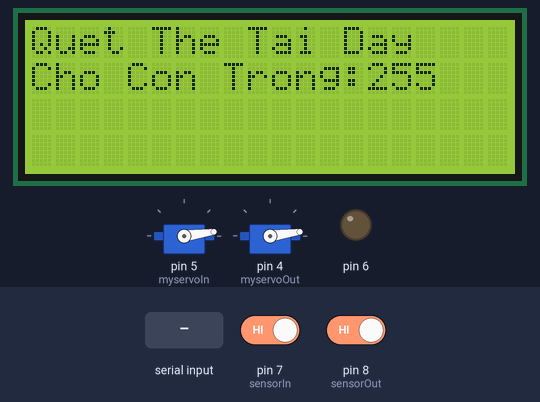
This sketch was run on a simulated Arduino Uno, built with avr-gcc and run on an emulated ATmega328P. Shown: 20×4 character LCD, 2 × servo, output pins drawn as LEDs (lit = HIGH). Inputs (shaded band) come from the test bench; at power-on: pin 7 (sensorIn) HIGH, pin 8 (sensorOut) HIGH. Pins used as bus, display or sensor lines are not drawn; what the sketch prints to the serial monitor is not drawn.

Above: at 1.3 s.
1.4 s: "*\n" received over the second serial link
At 2.4 s:
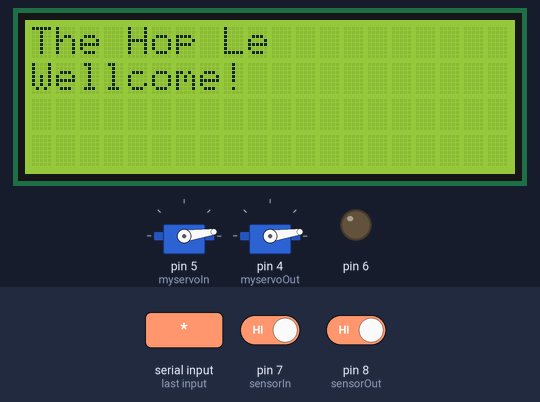
3.1 s: ")\n" received over the second serial link
At 4.1 s:
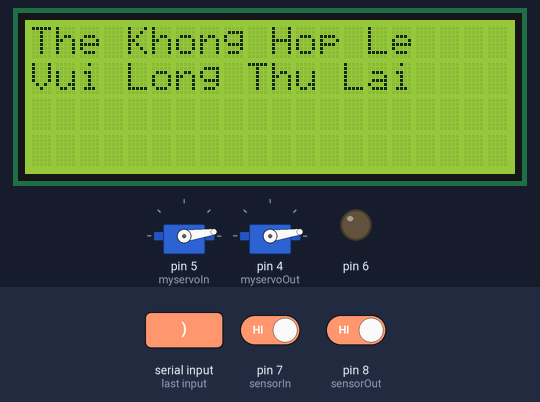
4.8 s: "1\n" received over the second serial link
At 5.4 s:
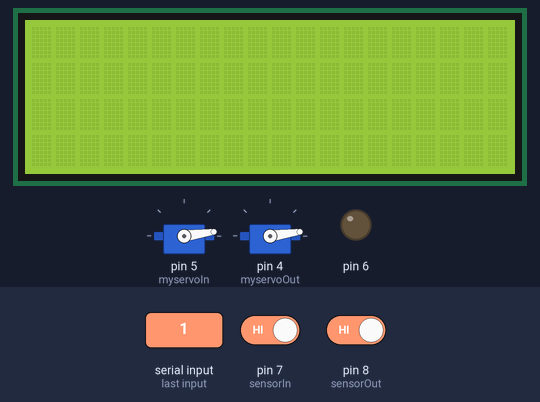
Timing chart, 0 to 7.8 s (numbered marks = the images above; inputs shaded):
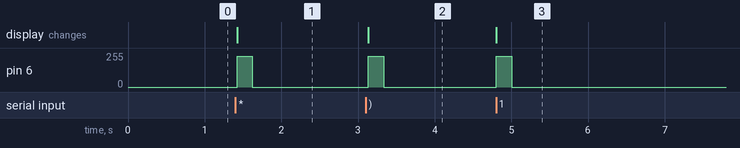

Measured:
- after the input at 1.4 s, pin 6: 0/255 → 230/255 at once, → 0/255 0.20 s later; the display: changes at once (image 1)
- after the input at 3.1 s, pin 6: 0/255 → 230/255 at once, → 0/255 0.20 s later; the display: changes at once (image 2)
- after the input at 4.8 s, pin 6: 0/255 → 230/255 at once, → 0/255 0.20 s later; the display: changes at once (image 3)

The sketch:

RFID.ino
```cpp
//EEPROM
#include <EEPROM.h>
int address = 0;
//UART
#include <SoftwareSerial.h>
const byte RX = 2;
const byte TX = 3;
SoftwareSerial mySerial = SoftwareSerial(RX, TX);
String statusFromESP = "";
bool stringComplete = false;

String UIDSend = "";

long last = 0;
long scanCard = 0;
long buzzer = 0;
long closeBarrier = 0;
//RFID
#include <SPI.h>
#include <MFRC522.h>
//LCD I2C
#include <Wire.h>
#include <LiquidCrystal_I2C.h>
//Servo
#include <Servo.h>
Servo myservoIn;
Servo myservoOut;

#define SS_PIN 10
#define RST_PIN 9
MFRC522 mfrc522(SS_PIN, RST_PIN);

int servoClose = 8;
int servoOpen = 90;

int sensorIn = 7;
int sensorOut = 8;
int valueSensorIn;
int valueSensorOut;
int tempValueSensorIn;
int tempValueSensorOut;
int statusInOut = 0;

int slotParking;
String checkInOut = "";


LiquidCrystal_I2C lcd(0x27, 20, 4);
void setup()
{
  slotParking = EEPROM.read(address);
  lcd.init();
  lcd.backlight();
  printLCD();
  Serial.begin(115200); //Serial.begin() thiết lập giao tiếp nối tiếp giữa bo Arduino và LCD để hiển thị
  mySerial.begin(115200);
  last = millis();
  scanCard = millis(); //Nhận "Thời gian" hiện tại (thực sự là số mili giây kể từ khi chương trình bắt đầu)
  closeBarrier = millis();
  SPI.begin();
  mfrc522.PCD_Init();
  pinMode(sensorIn, INPUT);
  pinMode(sensorOut, INPUT);
  myservoIn.attach(5);
  myservoOut.attach(4);
  myservoIn.write(servoClose);
  myservoOut.write(servoClose);
  tempValueSensorIn = digitalRead(sensorIn);
  tempValueSensorOut = digitalRead(sensorOut);
}
void loop()
{
  //Đóng rào
  if (millis() - closeBarrier == 5000){ //Kiểm tra xem khoảng thời gian đã trôi qua nếu đủ 5s thì đóng rào
    slotParking -= statusInOut;
    EEPROM.write(address, slotParking);
    if (statusInOut == 1) {
      myservoIn.write(servoClose);//Nếu vậy, thay đổi trạng thái của rào
    }
    else if (statusInOut == -1) {
      myservoOut.write(servoClose);
    }
    statusInOut = 0;
    printLCD();
  }
  //Quẹt thẻ
  if (millis() - scanCard >= 1000) {
    valueSensorOut = digitalRead(sensorOut);
    if (slotParking > 0 || valueSensorOut == 0) {
      ScanCard();
      scanCard = millis();//Quan trọng để tiết kiệm thời gian bắt đầu của trạng thái LED hiện tại
    }
  }
  //Tắt còi
  if (millis() - buzzer >= 200) {
    analogWrite(6, 0);
  }
  //Read status from ESP:
  read_ESP();
}

void CheckInOut() {

  valueSensorIn = digitalRead(sensorIn);
  valueSensorOut = digitalRead(sensorOut);
  if (valueSensorIn == 0) {
    statusInOut = 1;
  } else if (valueSensorOut == 0) {
    statusInOut = -1;
  }
  //  if (valueSensorIn != tempValueSensorIn || valueSensorOut != tempValueSensorOut) {
  //    if (valueSensorIn == 0 && valueSensorOut == 1) {
  //      checkInOut += "02";
  //    }
  //    //    else if (valueSensorIn == 0 && valueSensorOut == 0) {
  //    //      checkInOut += "12";
  //    //    }
  //    else if (valueSensorIn == 1 && valueSensorOut == 0) {
  //      checkInOut += "10";
  //    }
  //    tempValueSensorIn = valueSensorIn;
  //    tempValueSensorOut = valueSensorOut;
  //  }
  //  if (checkInOut.length() <= 4) {
  //    if (checkInOut == "0210" && slotParking > 0) {
  //      slotParking--;
  //      checkInOut = "";
  //      printLCD();
  //      myservo.write(servoClose);
  //    }
  //    else if (checkInOut == "1002") {
  //      slotParking++;
  //      checkInOut = "";
  //      printLCD();
  //      myservo.write(servoClose);
  //    }
  //    else if (checkInOut != "0210" && checkInOut != "1002" && checkInOut.length() == 4) {
  //      checkInOut = "";
  //      printLCD();
  //    }
  //  }
}

void printLCD() {
  lcd.clear();
  if (slotParking > 0) {
    lcd.setCursor(0, 0);
    lcd.print("Quet The Tai Day");
    lcd.setCursor(0, 1);
    lcd.print("Cho Con Trong:" + String(slotParking));
  }
  else {
    lcd.setCursor(0, 0);
    lcd.print("Caution!");
    lcd.setCursor(0, 1);
    lcd.print("Bai Do Xe Da Day");
  }
}

void read_ESP() {
  while (mySerial.available()) {
    char inChar = (char)mySerial.read();
    statusFromESP += inChar;
    if (inChar == '\n') {
      stringComplete = true;
    }
  }
  if (stringComplete) {
    //    Serial.print("Data nhận: ");
    //    Serial.println(statusFromESP);
    //==============================
    //Xử lý dữ liệu
    handleData(statusFromESP);
    //==============================
    statusFromESP = "";
    stringComplete = false;
  }
}

void BarrierControl(String statusFromESP) {
  lcd.clear();
  CheckInOut();
  if (statusFromESP.indexOf("*") >= 0) {
    valueSensorIn = digitalRead(sensorIn);
    valueSensorOut = digitalRead(sensorOut);
    if (valueSensorIn == 0) {
      myservoIn.write(servoOpen);
    } else if (valueSensorOut == 0) {
      myservoOut.write(servoOpen);
    }
    closeBarrier = millis();
    lcd.setCursor(0, 0);
    lcd.print("The Hop Le");
    lcd.setCursor(0, 1);
    lcd.print("Wellcome!");
  }
  else if (statusFromESP.indexOf(")") >= 0) {
    valueSensorIn = digitalRead(sensorIn);
    valueSensorOut = digitalRead(sensorOut);
    if (valueSensorIn == 0) {
      myservoIn.write(servoClose);
    } else if (valueSensorOut == 0) {
      myservoOut.write(servoClose);
    }
    closeBarrier = millis();
    lcd.setCursor(0, 0);
    lcd.print("The Khong Hop Le");
    lcd.setCursor(0, 1);
    lcd.print("Vui Long Thu Lai");
    statusInOut = 0;
  }
  analogWrite(6, 230);
  buzzer = millis();
}

void handleData(String statusFromESP) {
  //  //Tìm vị trí kí tự
  //  int findStarChar, findOpenBracketChar = -1;
  //  findStarChar = statusFromESP.indexOf("*");
  //  findOpenBracketChar = statusFromESP.indexOf("(");
  //  //Cắt chuỗi
  //  if (findStarChar >= 0 && findOpenBracketChar >= 0) {
  //    statusFromESP =  statusFromESP.substring(findStarChar + 1, findOpenBracketChar);
  Serial.print("Data đã xử lý: ");
  Serial.println(statusFromESP);
  BarrierControl(statusFromESP);
}

void ScanCard() {
  if ( ! mfrc522.PICC_IsNewCardPresent())
  {
    return;
  }
  if ( ! mfrc522.PICC_ReadCardSerial())
  {
    return;
  }
  String content = "";
  byte letter;
  for (byte i = 0; i < mfrc522.uid.size; i++)
  {
    //    Serial.print(mfrc522.uid.uidByte[i] < 0x10 ? " 0" : " ");
    //    Serial.print(mfrc522.uid.uidByte[i], HEX);
    content.concat(String(mfrc522.uid.uidByte[i] < 0x10 ? " 0" : " "));
    content.concat(String(mfrc522.uid.uidByte[i], HEX));
  }
  //  Serial.println();
  //  Serial.print("Message : ");
  content.toUpperCase();
  content = content.substring(1);
  //  Serial.println(content);
  sendUID(content);
}
void sendUID(String content) {
  UIDSend = "";
  //Đóng gói UID
  UIDSend = "*" + content + "(";
  //  Serial.print("Send to ESP: ");
  //  Serial.println(UIDSend);
  //  Serial.flush();
  mySerial.println(UIDSend);
  mySerial.flush();
}
```
